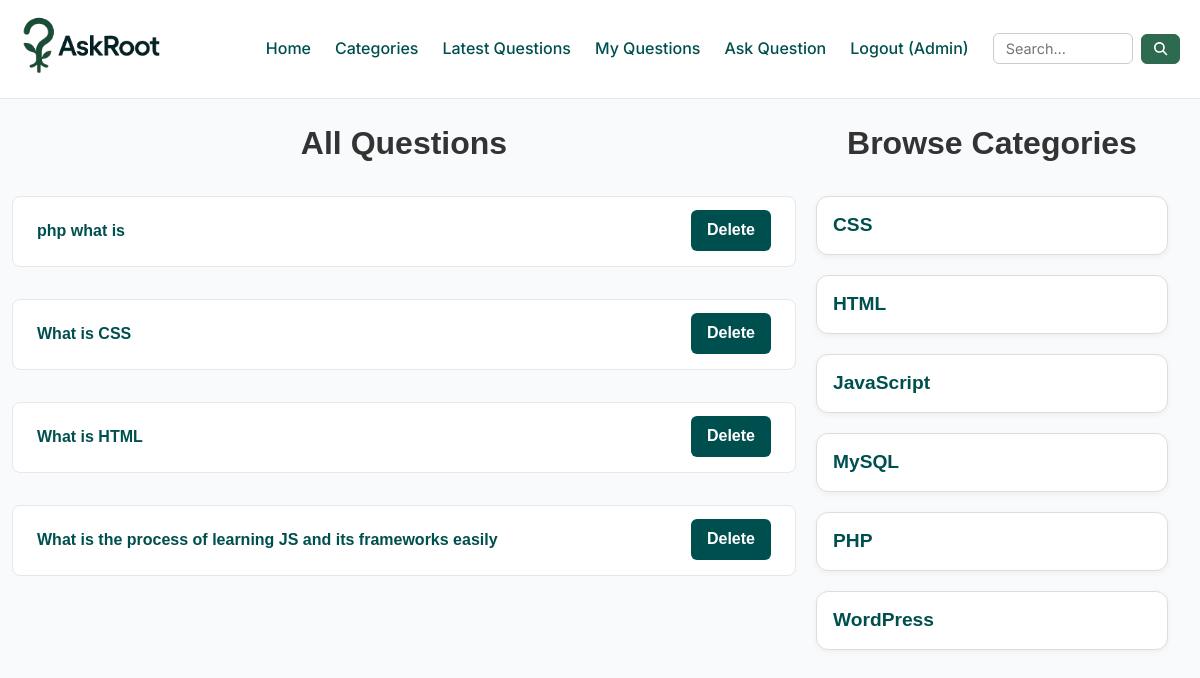
The app's page /?u-id=3 (signed in) with its own data.
### tables this page shows
CREATE TABLE `questions` (
  `id` int(30) NOT NULL,
  `title` varchar(250) NOT NULL,
  `discription` varchar(500) NOT NULL,
  `category_id` int(30) NOT NULL,
  `user_id` int(30) NOT NULL
);

CREATE TABLE `categories` (
  `id` int(11) NOT NULL,
  `name` varchar(100) NOT NULL
);

### client/questions.php (the view)
<div class="container mt-4 mb-4 questions-main">
  <div class="row">
    <div class="col-8 col-md-8">
      <h2 class="text-center mb-4">All Questions</h2>
      <?php
      include('./common/db.php');
      if (isset($_GET['cat-id'])) {
        $query = "SELECT * FROM questions WHERE category_id = '$cid'";
      } else if (isset($_GET['u-id'])) {
        $query = "SELECT * FROM questions WHERE user_id = '$uid'";
      } else if (isset($_GET['latest'])) {
        $query = "SELECT * FROM questions ORDER BY id DESC";
      } else if (isset($_GET['q'])) {
        $search = $conn->real_escape_string($search);
        $query = "SELECT * FROM questions WHERE title LIKE '%$search%' OR discription LIKE '%$search%'";
      } else {
        $query = "SELECT * FROM questions";
      }
      $result = $conn->query($query);
      if ($result && $result->num_rows > 0) {
        $uid = isset($_GET['u-id']) ? $_GET['u-id'] : null;
        foreach ($result as $row) {
          $title = $row['title'];
          $id = $row['id'];
          echo "<div class='col-12 mb-4'>
                <div class='question-card p-4'>
                  <h6>
                    <a href='?q-id=$id' class='question-link'>
                      $title
                    </a>";
                    echo $uid?"<a href='./server/requests.php?delete=$id' class='delete-question'>Delete</a>":NULL;
                  echo"</h6>
                </div>
              </div>";
        }
      } else {
        echo '<p class="text-center">No questions found.</p>';
        echo '<div class="text-center mt-2">';
        echo '<a href="?ask=true"><button>Ask a Question</button></a>';
        echo '</div>';
      }
      ?>
    </div>
    <div class="col-4 mb-4">
      <div class="category-list-card">
        <?php
        include('categorieslist.php')
        ?>
      </div>
    </div>
  </div>
</div>

### client/categorieslist.php
<div class="container mt-4 mb-4 categories-list">
    <h2 class="text-center mb-4">Browse Categories</h2>
    <div class="category-grid d-flex">
        <?php
        include('./common/db.php');
        $query = "SELECT * FROM categories";
        $result = $conn->query($query);
        if ($result && $result->num_rows > 0) {
            foreach ($result as $row) {
                $cat_id = $row['id'];
                echo '
        <div class="category-box">
            <h5><a href="?cat-id=' . urlencode($cat_id) . '">' . htmlspecialchars($row['name']) . '</a></h5>
        </div>';
            }
        } else {
            echo '<p class="text-center">No categories found.</p>';
        }
        ?>
    </div>
</div>

### public/css/style.css (style rules this page uses)
:root { --font-primary: "Inter", sans-serif; --color-bg: #f9fafb; --color-primary: #004f4f; --color-secondary: #2d6a4f; --color-accent: #38b000; --color-text: #111827; --color-muted: #6b7280; --color-white: #ffffff; --color-border: #e5e7eb; }
* { margin: 0; padding: 0; box-sizing: border-box; }
body { font-family: var(--font-primary); background-color: var(--color-bg); color: var(--color-text); line-height: 1.6; font-size: 16px; }
h1, h2, h3, h4, h5, h6 { font-family: "Poppins", sans-serif; font-weight: 600; line-height: 1.3; color: #222831; }
h2 { font-size: 2rem; color: #333; }
h5 { font-size: 1.25rem; color: #666; }
h6 { font-size: 1rem; color: #777; margin: 0; }
a { color: var(--color-primary) !important; text-decoration: none; }
.container { max-width: 1200px; margin: 0 auto; padding: 0 16px; }
.row { display: flex; flex-wrap: wrap; margin: -8px; }
.col-4 { flex: 0 0 33.333%; max-width: 33.333%; }
.col-8 { flex: 0 0 66.666%; max-width: 66.666%; }
.col-12 { flex: 0 0 100%; max-width: 100%; }
.mt-4 { margin-top: 2rem; }
.mb-4 { margin-bottom: 2rem; }
.p-4 { padding: 2rem; }
.text-center { text-align: center; }
.d-flex { display: flex; }
.question-card { background-color: #ffffff; border: 1px solid var(--color-border); border-radius: 8px; transition: 0.2s; }
.questions-main .categories-list { margin: 0px; }
.category-grid { display: grid; grid-template-columns: repeat(auto-fit, minmax(220px, 1fr)); gap: 20px; }
.category-box { background: #ffffff; border: 1px solid #ddd; padding: 20px; border-radius: 12px; text-align: left; transition: all 0.3s ease; box-shadow: 0 2px 6px rgba(0, 0, 0, 0.05); display: flex; flex-direction: column; justify-content: space-between; }
.category-box h5 { font-size: 1.2rem; color: var(--color-primary, #0077cc); margin-bottom: 0px; }
.question-card .delete-question { float: right; color: white !important; background-color: var(--color-primary) !important; font-family: inherit; padding: 10px 16px; border-radius: 6px; margin-top: -11px; }
@media (max-width: 1600px) { .container { padding: 0 24px; } }
@media (max-width: 1366px) { .container { padding: 0 20px; } }
@media (max-width: 1280px) { .question-card { padding: 1.5rem; } }
@media (max-width: 1280px) { .category-box { padding: 16px; } }

### records on screen
questions: title "php what is"
questions: title "What is CSS"
questions: title "What is HTML"
questions: title "What is the process of learning JS and its frameworks easily"
categories: name "CSS"
categories: name "HTML"
categories: name "JavaScript"
categories: name "MySQL"
categories: name "PHP"
categories: name "WordPress"

### other values on screen
$short "Admin"
